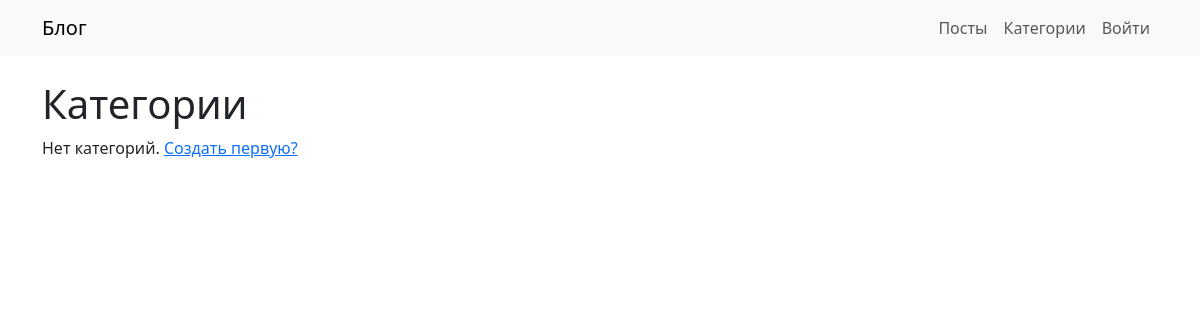
/categories/, run on an earlier commit of the app's database.
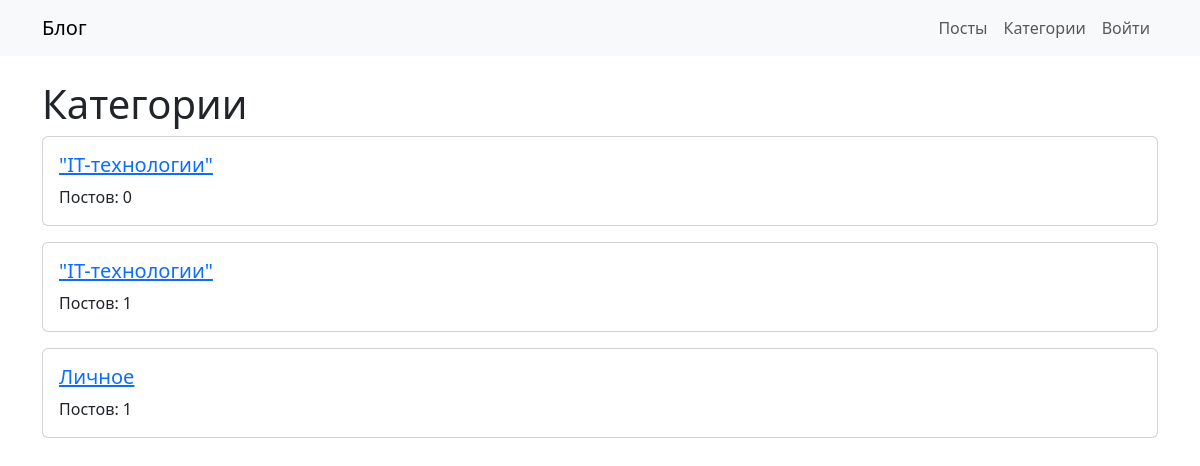
And on a later commit of the database.
### blog/models.py (models this page shows, shortened)
class Category(models.Model):
    name = models.CharField(max_length=100)

### blog/views.py (the view)
# urls.py: path('categories/', CategoryListView.as_view(), name='category_list'),
class CategoryListView(ListView):
    model = Category
    template_name = 'blog/category_list.html'
    context_object_name = 'categories'

### templates/blog/category_list.html (shortened to what this page needs)
{% extends 'blog/base.html' %}
{% block content %}
<h1>Категории</h1>
{% if categories %}
    {% for category in categories %}
    <div class="card mb-3">
        <div class="card-body">
            <h5 class="card-title"><a href="{% url 'category_detail' category.pk %}">{{ category.name }}</a></h5>
            <p class="card-text">Постов: {{ category.post_set.count }}</p>
        </div>
    </div>
    {% endfor %}
{% else %}
    <p>Нет категорий. <a href="{% url 'category_create' %}">Создать первую?</a></p>
{% endif %}
{% endblock %}

What changed in the data, as far as the page shows it:
added Category: name "\"IT-технологии\"", post_set.count "0"
added Category: name "\"IT-технологии\"", post_set.count "1"
added Category: name "Личное", post_set.count "1"
Also different on the page:
text no longer shown: "Нет категорий. Создать первую?"
